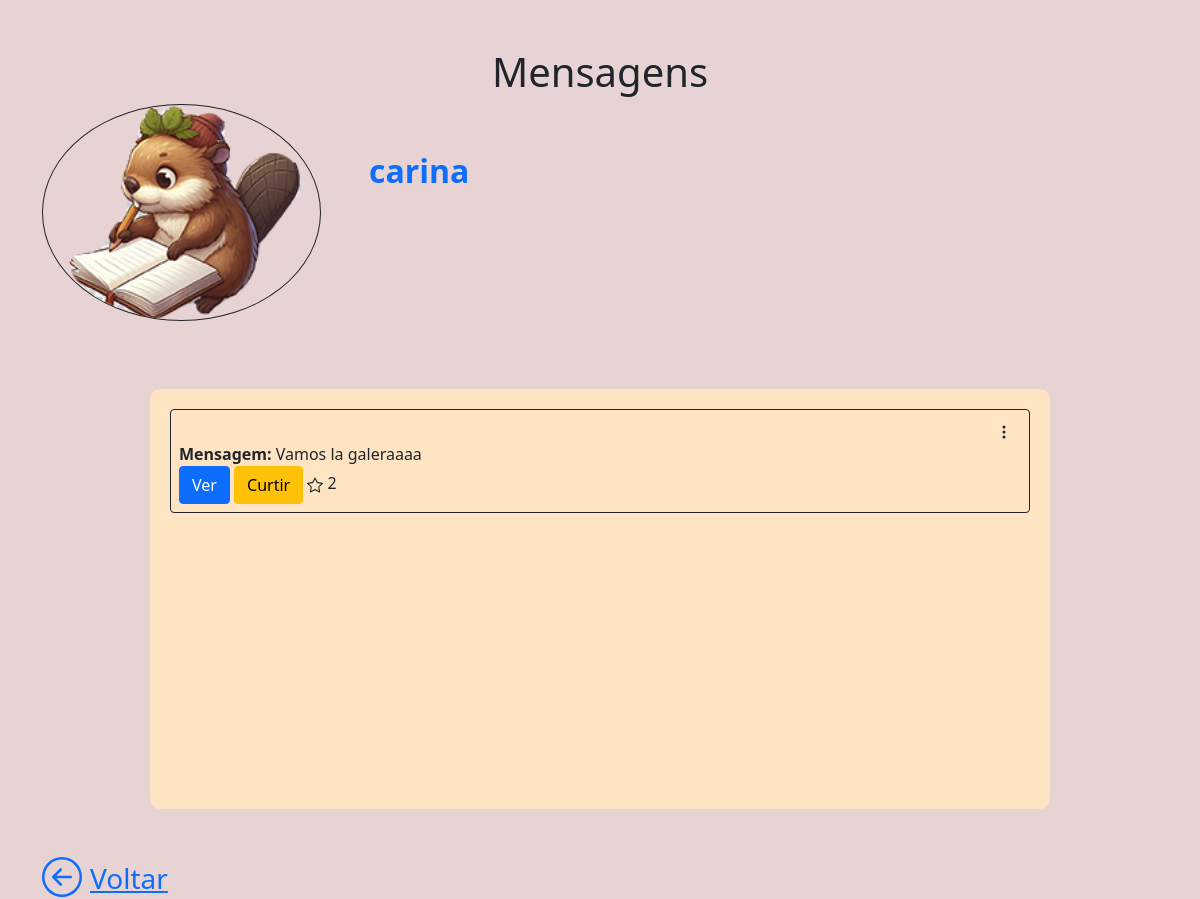
/noticias/mensagens_publicadas/14/ (signed in), run on an earlier commit of the app's database.
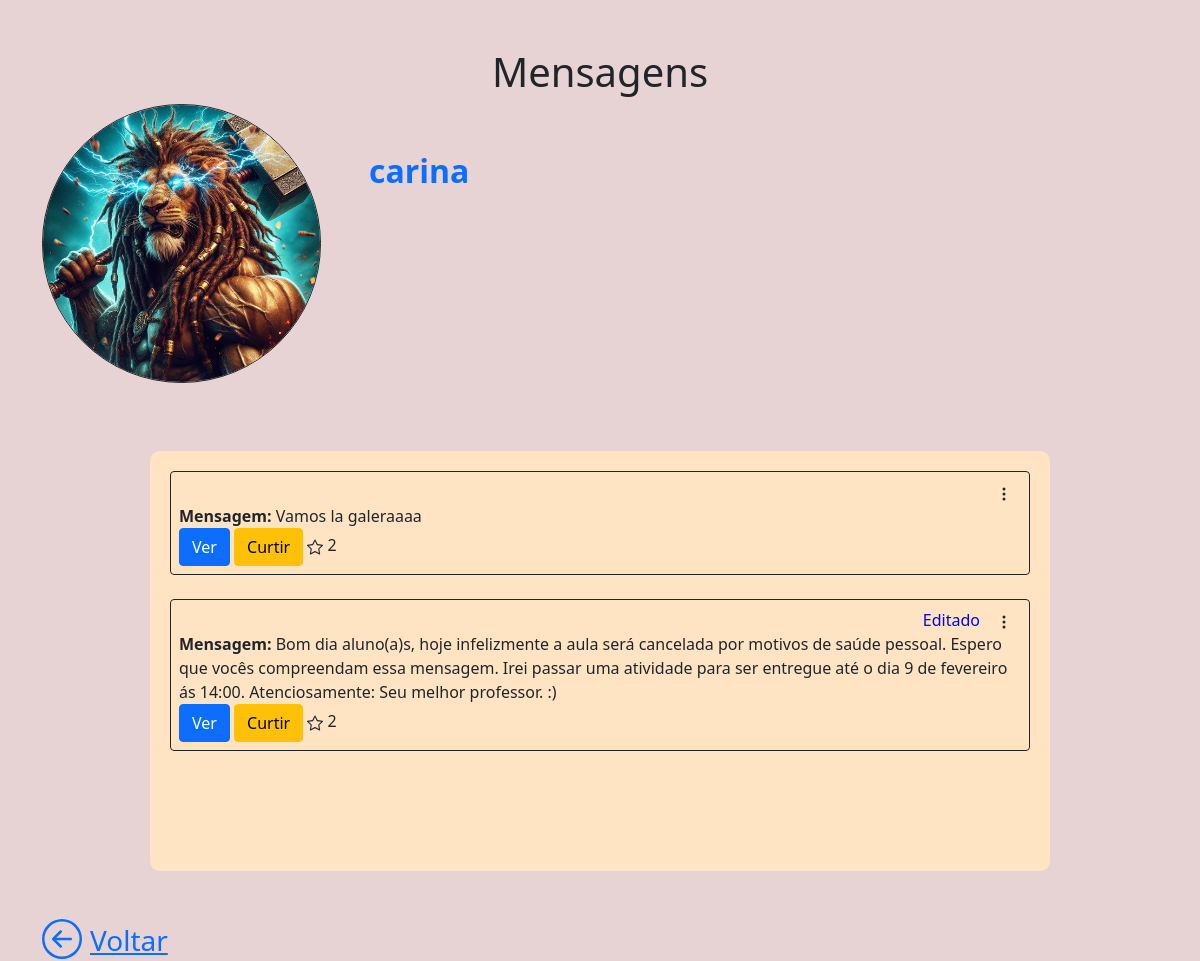
And on a later commit of the database.
### noticias/models.py (models this page shows, shortened)
class Noticias(models.Model):
    user = models.ForeignKey(User, on_delete=models.CASCADE, related_name ='noticia')
    titulo = models.CharField(max_length=50)
    notice = models.TextField()
    data = models.DateTimeField(auto_now_add=True)
    atualizado = models.BooleanField(default=False)
    curtida = models.ManyToManyField(User, related_name='noticas_curtida')
    numero = models.IntegerField(default=0)

### usuarios/models.py (models this page shows, shortened)
class UserProfile(models.Model):
    user = models.OneToOneField(User, on_delete=models.CASCADE, related_name = 'userprofile')
    profile_image = models.ImageField(
        upload_to='imagens/', blank=True, null=True)
    profile_text = models.TextField(blank=True)

### noticias/views.py (the view)
# urls.py: path('mensagens_publicadas/<int:id>/', views.mensagens_publicadas, name ='mensagens_publicadas')
@login_required
def mensagens_publicadas(request,id):
    noticias = Noticias.objects.filter(user_id = id)
    pessoa = noticias.first()
    return render(request,'noticias/mensagens_usuario.html',context={'noticias':noticias,'pessoa':pessoa})

### noticias/templates/noticias/mensagens_usuario.html (shortened to what this page needs)
{% extends "base.html" %}
{% load static %}
{% block conteudo %}
<div class="container mt-5">
    <h1 class ='text-center'>Mensagens</h1>
</div>
<div class="container">
    <div class="row">
        <div class="col-12 d-flex">
            <img src="{{pessoa.user.userprofile.profile_image.url}}" class ='w-25 border border-dark rounded-circle'>
            <h2 class ='mt-5 ms-5 text-primary'><strong>{{pessoa.user}}</strong></h2>
        </div>
        <div class="col-12 mt-5">
            <div class ='container scrollable-div'>
                {% for noticia in noticias %}
              <div class ='border border-dark rounded p-2'>
                    <div class="row">
                        <div class="col-12">
                            <div class ='float-end d-flex'>
                            {% if noticia.atualizado %}
                            <span style ='color:blue'>Editado</span>
                            {% endif %}
                            <div class="dropdown">
                                <div class ='ms-3'data-bs-toggle="dropdown" aria-expanded="false" style ='width:25px'>
                                    <svg xmlns="http://www.w3.org/2000/svg" width="16" height="16" fill="currentColor" class="bi bi-three-dots-vertical points" viewBox="0 0 16 16">
                                    <path d="M9.5 13a1.5 1.5 0 1 1-3 0 1.5 1.5 0 0 1 3 0m0-5a1.5 1.5 0 1 1-3 0 1.5 1.5 0 0 1 3 0m0-5a1.5 1.5 0 1 1-3 0 1.5 1.5 0 0 1 3 0"/>
                                  </svg>
                                </div>
                            </div>
                            </div>
                        </div>
                    </div>
                    <div class="row">
                        <div class="col-12 d-flex flex-column">
                            <span><strong>Mensagem: </strong>{{noticia.notice}}</span>
                            <div class ='botoes'>
                            <a href = '{% url "visualizar" noticia.id %}'><span class ='btn btn-primary'> Ver</span></a>
                            <a href ='{% url "curtida" noticia.id %}'><span class ='btn btn-warning' id ="{{noticia.id}}" onclick="mudarFundo({{noticia.id}})">Curtir</span></a>
                            <span> {{noticia.curtida.count}}</span>
                        </div>
                        </div>
                    </div>
              </div>
              <br>
              {% endfor %}
    </div>
</div>
<div class="col mt-5">
    <a href="{% url "out_perfil" pessoa.user.userprofile.id %}" class ='d-flex'>
      <span class ='fs-3 ms-2'>Voltar</span></a>
</div>
</div>
{% endblock conteudo %}

What changed in the data, as far as the page shows it:
changed Noticias "Vamos la galeraaaa": user.userprofile.profile_image: a different picture
added Noticias: atualizado "Editado", notice "Bom dia aluno(a)s, hoje infelizmente a aula será cancelada por motivos de saúde pessoal. Espero que vocês compreendam essa mensagem. Irei passar uma atividade para ser entregue até o dia 9 de fevereiro ás 14:00. Atenciosamente: Seu melhor professor. :)", curtida.count "2"
